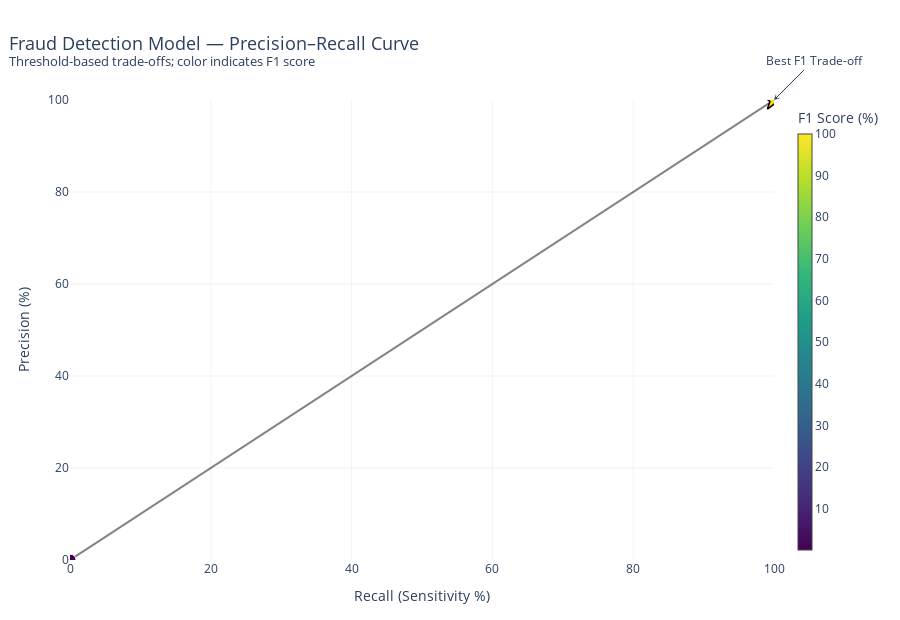

The cell this chart's notebook holds for it:
### Markdown cell above
### Fraud detection ROC curve

### Code cell
fraud_detection_roc_curve_query = "SELECT * FROM gold.analytics_fraud_detection_accuracy ORDER BY recall_pct"
fraud_detection_roc_curve_df = fetch_data(fraud_detection_roc_curve_query)

fig = go.Figure()

# ---------- Precision–Recall Curve ----------
fig.add_trace(go.Scatter(
    x=fraud_detection_roc_curve_df["recall_pct"],
    y=fraud_detection_roc_curve_df["precision_pct"],
    mode="lines+markers",
    marker=dict(
        size=11,
        color=fraud_detection_roc_curve_df["f1_score_pct"],
        colorscale="Viridis",
        showscale=True,
        colorbar=dict(
            title="F1 Score (%)",
            thickness=14
        ),
        line=dict(width=1, color="white")
    ),
    line=dict(width=2, color="rgba(50,50,50,0.6)"),
    text=fraud_detection_roc_curve_df["predicted_risk"],
    hovertemplate=(
        "<b>Risk Threshold: %{text}</b><br>"
        "Recall: %{x:.1f}%<br>"
        "Precision: %{y:.1f}%<br>"
        "F1 Score: <b>%{marker.color:.1f}%</b>"
        "<extra></extra>"
    ),
    name="Model Performance"
))

# ---------- Best F1 Annotation ----------
best_f1 = fraud_detection_roc_curve_df.loc[fraud_detection_roc_curve_df["f1_score_pct"].idxmax()]

fig.add_trace(go.Scatter(
    x=[best_f1["recall_pct"]],
    y=[best_f1["precision_pct"]],
    mode="markers",
    marker=dict(
        size=16,
        symbol="star",
        color="gold",
        line=dict(width=1.5, color="black")
    ),
    hoverinfo="skip",
    showlegend=False
))

fig.add_annotation(
    x=best_f1["recall_pct"],
    y=best_f1["precision_pct"],
    text="Best F1 Trade-off",
    showarrow=True,
    arrowhead=3,
    ax=40,
    ay=-40,
    font=dict(size=12)
)

# ---------- Axis Styling ----------
fig.update_xaxes(
    title="Recall (Sensitivity %)",
    range=[0, 100],
    showgrid=True,
    gridcolor="rgba(0,0,0,0.05)",
    zeroline=False
)

fig.update_yaxes(
    title="Precision (%)",
    range=[0, 100],
    showgrid=True,
    gridcolor="rgba(0,0,0,0.05)",
    zeroline=False
)

# ---------- Layout ----------
fig.update_layout(
    title=dict(
        text="Fraud Detection Model — Precision–Recall Curve<br>"
             "<sup>Threshold-based trade-offs; color indicates F1 score</sup>",
        x=0.01,
        font=dict(size=18)
    ),
    template="plotly_white",
    height=620,
    margin=dict(l=70, r=60, t=100, b=60),
    showlegend=False
)

fig.show()

### Figure 1 — Plotly figure (JSON) as saved in the notebook; plotly's stock layout.template omitted (floating-point values rounded to 4 significant figures)
{"data": [{"hovertemplate": "<b>Risk Threshold: %{text}</b><br>Recall: %{x:.1f}%<br>Precision: %{y:.1f}%<br>F1 Score: <b>%{marker.color:.1f}%</b><extra></extra>", "line": {"color": "rgba(50,50,50,0.6)", "width": 2}, "marker": {"color": [0.07, 100.0], "colorbar": {"thickness": 14, "title": {"text": "F1 Score (%)"}}, "colorscale": [[0, "#440154"], [0.1111, "#482878"], [0.2222, "#3e4989"], [0.3333, "#31688e"], [0.4444, "#26828e"], [0.5556, "#1f9e89"], [0.6667, "#35b779"], [0.7778, "#6ece58"], [0.8889, "#b5de2b"], [1, "#fde725"]], "line": {"color": "white", "width": 1}, "showscale": true, "size": 11}, "mode": "lines+markers", "name": "Model Performance", "text": ["Low Risk", "High Risk"], "type": "scatter", "x": [0.07, 100.0], "y": [0.07, 100.0]}, {"hoverinfo": "skip", "marker": {"color": "gold", "line": {"color": "black", "width": 1.5}, "size": 16, "symbol": "star"}, "mode": "markers", "showlegend": false, "type": "scatter", "x": [100], "y": [100]}], "layout": {"annotations": [{"arrowhead": 3, "ax": 40, "ay": -40, "font": {"size": 12}, "showarrow": true, "text": "Best F1 Trade-off", "x": 100, "y": 100}], "height": 620, "margin": {"b": 60, "l": 70, "r": 60, "t": 100}, "showlegend": false, "title": {"font": {"size": 18}, "text": "Fraud Detection Model — Precision–Recall Curve<br><sup>Threshold-based trade-offs; color indicates F1 score</sup>", "x": 0.01}, "xaxis": {"gridcolor": "rgba(0,0,0,0.05)", "range": [0, 100], "showgrid": true, "title": {"text": "Recall (Sensitivity %)"}, "zeroline": false}, "yaxis": {"gridcolor": "rgba(0,0,0,0.05)", "range": [0, 100], "showgrid": true, "title": {"text": "Precision (%)"}, "zeroline": false}}}
